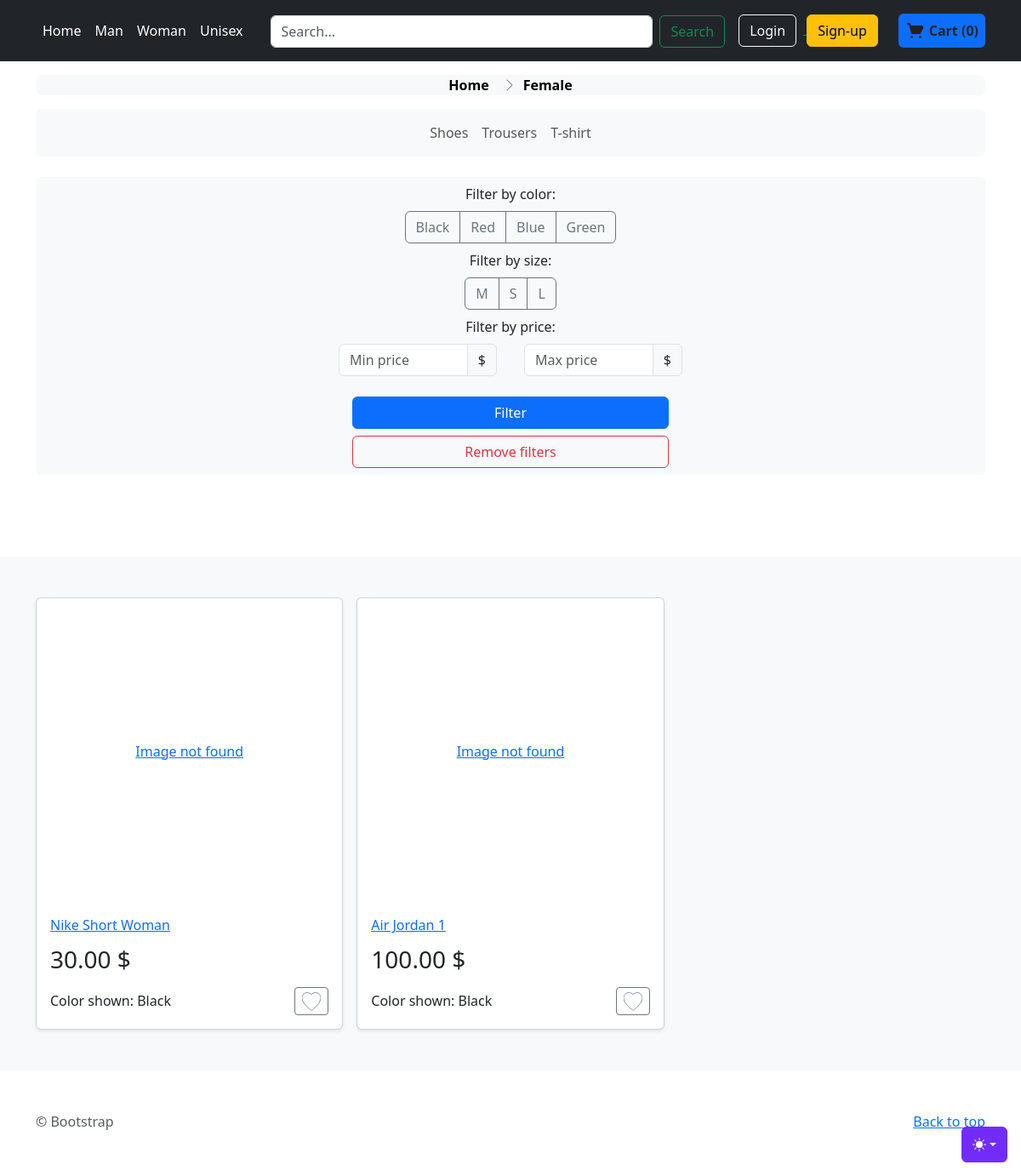
/Female, run on an earlier commit of the app's database.
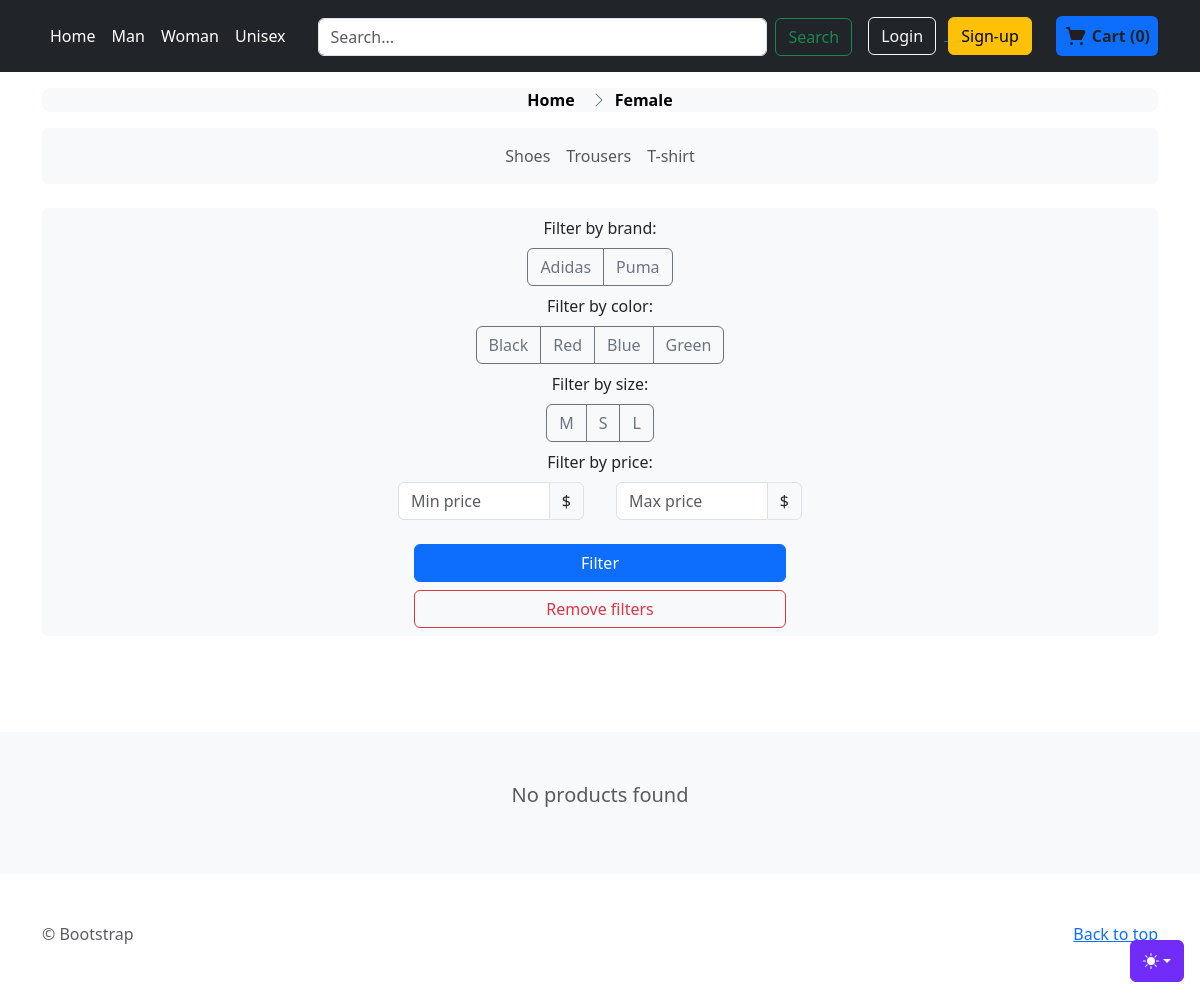
And on a later commit of the database.
### store/models.py (models this page shows, shortened)
class Product(models.Model):
    NONE = 'None'
    SIZE = 'Size'
    COLOR = 'Color'
    SIZE_COLOR = 'Size-Color'
    VARIANTS = (
        (NONE, 'None'),
        (SIZE, 'Size'),
        (COLOR, 'Color'),
        (SIZE_COLOR, 'Size-Color'),
    )
    GENDERS = (
        ('Male', 'Male'),
        ('Female', 'Female'),
        ('Unisex', 'Unisex')
    )
    name = models.CharField(max_length=255, null=False, blank=False)
    slug = models.SlugField(null=False, unique=True)
    brand = models.ForeignKey(Brand, null=True, blank=True, on_delete=models.CASCADE)
    category = models.ForeignKey(Category, null=False, blank=False, on_delete=models.CASCADE)
    description = models.TextField(null=True, blank=True)
    base_price = models.DecimalField(max_digits=10, decimal_places=2, null=False,blank=False)
    variant = models.CharField(max_length=10, choices=VARIANTS, default=SIZE_COLOR)
    date_added = models.DateTimeField(auto_now_add=True, null=True)
    gender = models.CharField(max_length=10, choices=GENDERS, default='Unisex')

class Category(models.Model):
    name = models.CharField(max_length=255)
    category_slug = models.SlugField(null=False, unique=True)

class Color(models.Model):
    color_name = models.CharField(max_length=100)

class Size(models.Model):
    size_name = models.CharField(max_length=100)

class ProductVariant(models.Model):
    title = models.CharField(max_length=100, blank=True, null=True)
    product = models.ForeignKey(Product, on_delete=models.CASCADE)
    color = models.ForeignKey(Color, on_delete=models.CASCADE, blank=True, null=True)
    size = models.ForeignKey(Size, on_delete=models.CASCADE, blank=True, null=True)
    image_id = models.ForeignKey(Image, blank=True, null=True,on_delete=models.CASCADE)
    price = models.DecimalField(max_digits=12, decimal_places=2, default=0)
    quantity = models.IntegerField(default=1,null=False)
    purchased = models.PositiveIntegerField(default=0, null=False, blank=True)

class Brand(models.Model):
    brand_name = models.CharField(max_length=100)

### store/views.py (the view)
# urls.py: path('<str:gen>', views.store_view, name='gender-store')
def store_view(request, gen):
    products = ProductVariant.objects.select_related('product').filter(Q(quantity__gt=0) & (Q(product__gender=gen) | Q(product__gender='Unisex')))
    colors = Color.objects.all().distinct()
    sizes = Size.objects.all().distinct()
    brands = Brand.objects.all().distinct()
    products,applied_filters = filters(request, products)
    data = {
        'products': products,
        'gender': gen,
        'applied_filters': applied_filters,
        'colors': colors,
        'sizes': sizes,
        'brands': brands
    }
    return render(request, 'store/store.html', data | header_data(request))

### order/models.py (called while the page is built)
    def total_items(self):
        return sum(item.quantity for item in self.cartitem_set.all())

    def total_price(self):
        total = 0
        for item in self.cartitem_set.all():
            total += item.quantity * item.product.price
        return total

### order/views.py (called while the page is built)
def get_or_create_cart(request):
    if request.user.is_authenticated:
        cart, created = Cart.objects.get_or_create(user=request.user)
    else:
        session_cart_id = request.session.get('cart_id')
        if session_cart_id:
            cart, created = Cart.objects.get_or_create(session_id=session_cart_id)
        else:
            cart = Cart.objects.create(session_id=str(uuid.uuid4()))
            request.session['cart_id'] = cart.session_id
    return cart

def cart_info(request):
    cart = get_or_create_cart(request)
    data_response = {
        'cart_products': get_cart_products(cart),
        'total_items': cart.total_items(),
        'total_price': cart.total_price()
    }
    return data_response

### templates/store/store.html (shortened to what the changed rows need)
{% extends 'store/index.html' %}
{% load static %}
{% block styles %}
<link href="{%  static 'assets/dist/css/breadcrumbs.css' %}" rel="stylesheet">
<link rel="stylesheet" href="https://cdn.jsdelivr.net/npm/@docsearch/css@3">
<link href="{%  static 'assets/dist/css/bootstrap.min.css' %}" rel="stylesheet">
{% endblock styles %}
{% block categories %}
  <section class="pt-3 pb-5 text-center container">
        <div class="row pb-lg-5">
      <div class="mx-auto">
        <nav aria-label="breadcrumb">
    <ol class="breadcrumb breadcrumb-chevron p-1 bg-body-tertiary rounded-3 justify-content-center ">
     <li class="breadcrumb-item">
        <a class="link-body-emphasis fw-semibold text-decoration-none" href="{% url 'store:gender-store' gen=gender %}">{{ gender }}</a>
      </li>
    </ol>
  </nav>
          <nav class="navbar navbar-expand-lg bg-body-tertiary rounded" aria-label="Thirteenth navbar example">
      <div class="container-fluid justify-content-center">
        <div class="collapse navbar-collapse d-lg-flex justify-content-center" id="navbarsExample11">
          <ul class="navbar-nav col-lg-6 justify-content-lg-center">
            {% for category in categories %}
                <li class="nav-item">
                    <a class="nav-link" href="{% url 'store:category' gen=gender category=category.category_slug %}">{{ category.name }}</a>
                </li>
            {% endfor %}
          </ul>
        </div>
      </div>
    </nav>
      {% block filters %}
    <form method="GET" action="" class="bg-body-tertiary py-2 mt-4 rounded d-flex flex-column">
    {% if brands %}
        <span class="text-center">Filter by brand:</span>
        <div class="col-lg-2 justify-content-center w-100 my-2 overflow-x-auto">
            <div class="btn-group justify-content-center" role="group" aria-label="Basic checkbox toggle button group">
                {% for brand in brands %}
                  <label class="btn btn-outline-secondary" for="brand_filter_{{ brand.id }}">{{ brand.brand_name }}</label>
                {% endfor %}
            </div>
        </div>
    {% endif %}
    {% if colors %}
        <span class="text-center">Filter by color:</span>
        <div class="col-lg-2 justify-content-center w-100 my-2 overflow-x-auto">
            <div class="btn-group justify-content-center" role="group" aria-label="Basic checkbox toggle button group">
                {% for color in colors %}
                  <label class="btn btn-outline-secondary" for="color_filter_{{ color.id }}">{{ color.color_name }}</label>
                {% endfor %}
            </div>
        </div>
    {% endif %}
    {% if sizes %}
        <span class="text-center">Filter by size:</span>
        <div class="col-lg-2 justify-content-center w-100 my-2 overflow-x-auto">
            <div class="btn-group justify-content-center" role="group" aria-label="Basic checkbox toggle button group">
                {% for size in sizes %}
                  <label class="btn btn-outline-secondary" for="size_filter_{{ size.id }}">{{ size.size_name }}</label>
                {% endfor %}
            </div>
        </div>
    {% endif %}
        <span class="text-center">Filter by price:</span>
        <div class="d-flex justify-content-center my-2">
            <div class="col-lg-2 mx-3">
            </div>
            <div class="col-lg-2 mx-3">
            </div>
        </div>
        <div class="d-grid gap-2 col-4 mx-auto">
            <button type="submit" class="btn btn-primary">Filter</button>
            <button type="submit" class="btn btn-outline-danger" name="reset" value="1">Remove filters</button>
        </div>
    </form>
          {% endblock filters %}
      </div>
    </div>
  </section>
{% endblock categories %}

### templates/store/index.html (shortened to what the changed rows need)
{% load static %}
<!doctype html>
<html lang="en" data-bs-theme="auto">
  <head><script src="{% static 'assets/js/color-modes.js' %}"></script>
    <link rel="stylesheet" href="https://cdn.jsdelivr.net/npm/@docsearch/css@3">
<link href="{%  static 'assets/dist/css/bootstrap.min.css' %}" rel="stylesheet">
<link href="{%  static 'assets/dist/css/store.css' %}" rel="stylesheet">
      {% block styles %}
      {% endblock styles %}
  </head>
  <body>
<main>
    {% block categories %}{% endblock categories %}
  <div class="album py-5 bg-body-tertiary">
  <div class="d-flex">
        <div class="container">
            {% block content %}
          <div class="row row-cols-1 row-cols-sm-2 row-cols-md-3 g-3">
              {% if products %}
                  {% for article in products %}
                    <div class="col">
                  <div class="card shadow-sm">
                      <a href="{% url 'store:product-detail' gen=article.product.gender category=article.product.category.category_slug  id=article.id %}">
                          <div class="image-container">
                              {% if article.image_id %}
                                <img class="product-image" src="{{ article.image_id.image.url }}" alt="{{ article.image_id.name }}" >
                              {% else %}
                                <span>Image not found</span>
                              {% endif %}
                          </div>
                      </a>
                          <div class="card-body">
                        <a href="{% url 'store:product-detail' gen=article.product.gender category=article.product.category.category_slug id=article.id %}">
                      <h2 class="name-article">{{ article.product.brand.brand_name }} {{ article.product.name }} </h2>
                            </a>
                      <span class="price">{{ article.price }} $</span>
                        <div class="d-flex justify-content-between align-items-center">
                        <span>Color shown: {{ article.color.color_name }}</span>
                            <div class="btn-group">
                          <button type="button" class="btn btn-sm btn-outline-secondary add-to-favourites">
                          </button>
                        </div>
                      </div>
                    </div>
                  </div>
                </div>
                  {% endfor %}
              {% else %}
                  <p class="lead text-body-secondary w-100 text-center">No products found</p>
              {% endif %}
          </div>
            {% endblock content %}
        </div>
  </div>
  </div>
</main>
    </body>
</html>

What changed in the data, as far as the page shows it:
removed Product: gender "Female"
removed ProductVariant: shows "Image not found", product.name "Nike Short Woman", price "30.00", color.color_name "Black"
removed ProductVariant: shows "Image not found", product.name "Air Jordan 1", price "100.00", color.color_name "Black"
added Brand: brand_name "Adidas"
added Brand: brand_name "Puma"
Also different on the page:
{{ gender }}: (not shown) → "Female"
text now shown: "Filter by brand: No products found"
